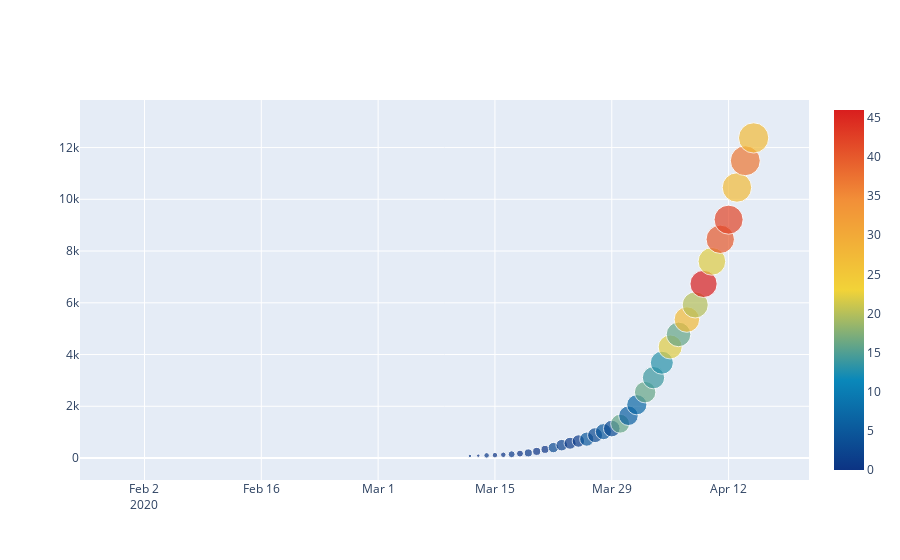

The cell this chart's notebook holds for it:
### Code cell
trace0 = go.Scatter(x=df.DATE,
                    y=df.Total_conf,
                    mode='markers',
                    marker = {'size':np.log(1+df.Total_dead)*5,
                             'color':df.Daily_dead,
                             'colorscale':'Portland',
                             'showscale':True},
                    showlegend=False)

data = [trace0]
iplot({'data':data})
